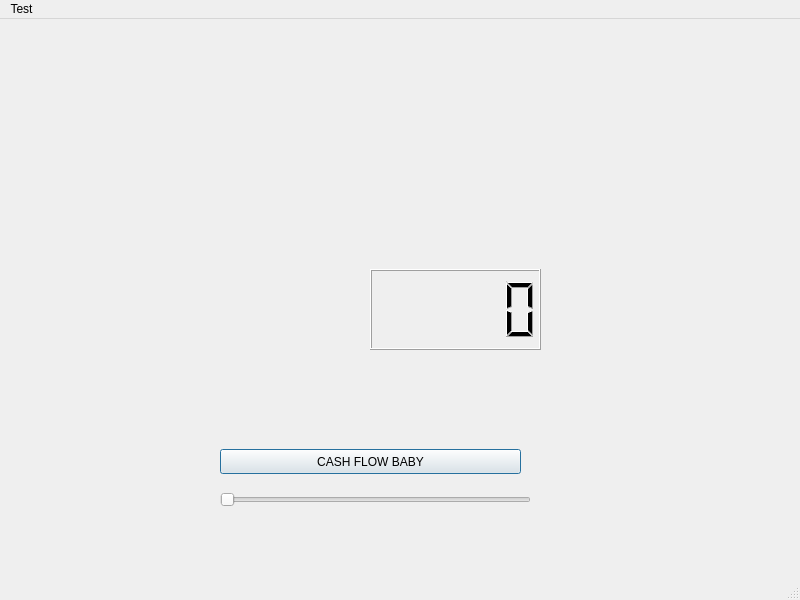
<?xml version="1.0" encoding="UTF-8"?>
<ui version="4.0">
 <class>MainWindow</class>
 <widget class="QMainWindow" name="MainWindow">
  <property name="geometry">
   <rect>
    <x>0</x>
    <y>0</y>
    <width>800</width>
    <height>600</height>
   </rect>
  </property>
  <property name="windowTitle">
   <string>MainWindow</string>
  </property>
  <widget class="QWidget" name="centralwidget">
   <widget class="QPushButton" name="pushButton">
    <property name="geometry">
     <rect>
      <x>220</x>
      <y>430</y>
      <width>301</width>
      <height>25</height>
     </rect>
    </property>
    <property name="mouseTracking">
     <bool>true</bool>
    </property>
    <property name="text">
     <string>CASH FLOW BABY</string>
    </property>
    <property name="default">
     <bool>true</bool>
    </property>
    <property name="flat">
     <bool>false</bool>
    </property>
   </widget>
   <widget class="QLCDNumber" name="lcdNumber">
    <property name="geometry">
     <rect>
      <x>370</x>
      <y>250</y>
      <width>171</width>
      <height>81</height>
     </rect>
    </property>
   </widget>
   <widget class="QSlider" name="horizontalSlider">
    <property name="geometry">
     <rect>
      <x>220</x>
      <y>460</y>
      <width>311</width>
      <height>41</height>
     </rect>
    </property>
    <property name="orientation">
     <enum>Qt::Horizontal</enum>
    </property>
   </widget>
  </widget>
  <widget class="QMenuBar" name="menubar">
   <property name="geometry">
    <rect>
     <x>0</x>
     <y>0</y>
     <width>800</width>
     <height>22</height>
    </rect>
   </property>
   <widget class="QMenu" name="menuTest">
    <property name="title">
     <string>Test</string>
    </property>
   </widget>
   <addaction name="menuTest"/>
  </widget>
  <widget class="QStatusBar" name="statusbar"/>
 </widget>
 <resources/>
 <connections>
  <connection>
   <sender>horizontalSlider</sender>
   <signal>valueChanged(int)</signal>
   <receiver>lcdNumber</receiver>
   <slot>display(int)</slot>
   <hints>
    <hint type="sourcelabel">
     <x>375</x>
     <y>502</y>
    </hint>
    <hint type="destinationlabel">
     <x>455</x>
     <y>312</y>
    </hint>
   </hints>
  </connection>
 </connections>
</ui>
